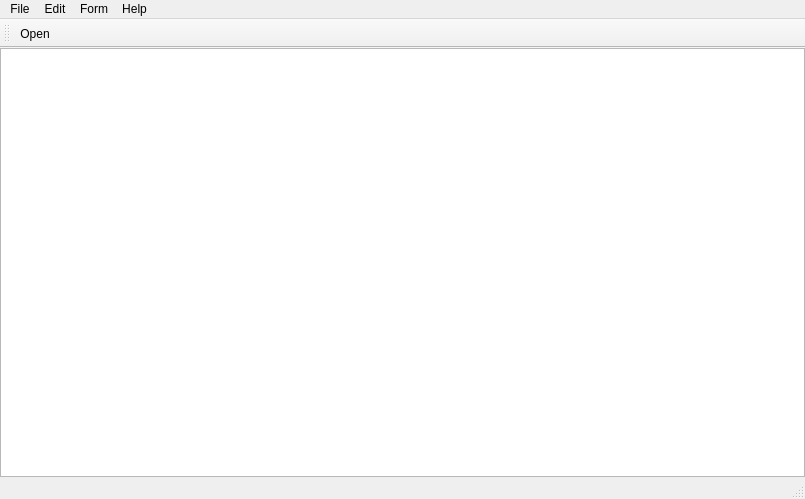
<?xml version="1.0" encoding="UTF-8"?>
<ui version="4.0">
 <class>MainWindow</class>
 <widget class="QMainWindow" name="MainWindow">
  <property name="geometry">
   <rect>
    <x>0</x>
    <y>0</y>
    <width>805</width>
    <height>499</height>
   </rect>
  </property>
  <property name="windowTitle">
   <string>MainWindow</string>
  </property>
  <widget class="QWidget" name="centralwidget">
   <layout class="QHBoxLayout" name="horizontalLayout">
    <property name="leftMargin">
     <number>0</number>
    </property>
    <property name="topMargin">
     <number>0</number>
    </property>
    <property name="rightMargin">
     <number>0</number>
    </property>
    <property name="bottomMargin">
     <number>0</number>
    </property>
    <item>
     <widget class="QPlainTextEdit" name="plain_te"/>
    </item>
   </layout>
  </widget>
  <widget class="QMenuBar" name="menubar">
   <property name="geometry">
    <rect>
     <x>0</x>
     <y>0</y>
     <width>805</width>
     <height>21</height>
    </rect>
   </property>
   <widget class="QMenu" name="menuFile">
    <property name="title">
     <string>File</string>
    </property>
    <addaction name="actionNew"/>
    <addaction name="actionOpen"/>
    <addaction name="actionSave"/>
    <addaction name="actionSave_as"/>
    <addaction name="separator"/>
    <addaction name="actionExit"/>
   </widget>
   <widget class="QMenu" name="menuEdit">
    <property name="title">
     <string>Edit</string>
    </property>
    <addaction name="actionUn_do"/>
    <addaction name="separator"/>
    <addaction name="actionCut"/>
    <addaction name="actionCopy"/>
    <addaction name="actionPaste"/>
    <addaction name="actionDelete"/>
    <addaction name="separator"/>
    <addaction name="actionSelect_all"/>
   </widget>
   <widget class="QMenu" name="menuForm">
    <property name="title">
     <string>Form</string>
    </property>
    <widget class="QMenu" name="menuFont">
     <property name="title">
      <string>Font...</string>
     </property>
    </widget>
    <addaction name="menuFont"/>
    <addaction name="separator"/>
   </widget>
   <widget class="QMenu" name="menuHelp">
    <property name="title">
     <string>Help</string>
    </property>
   </widget>
   <addaction name="menuFile"/>
   <addaction name="menuEdit"/>
   <addaction name="menuForm"/>
   <addaction name="menuHelp"/>
  </widget>
  <widget class="QStatusBar" name="statusbar"/>
  <widget class="QToolBar" name="toolBar">
   <property name="windowTitle">
    <string>toolBar</string>
   </property>
   <attribute name="toolBarArea">
    <enum>TopToolBarArea</enum>
   </attribute>
   <attribute name="toolBarBreak">
    <bool>false</bool>
   </attribute>
   <addaction name="actionOpen"/>
  </widget>
  <action name="actionNew">
   <property name="text">
    <string>New</string>
   </property>
  </action>
  <action name="actionOpen">
   <property name="icon">
    <iconset>
     <normaloff>../../../Users/Administrator/Pictures/화면 캡처 2023-12-27 123141.png</normaloff>../../../Users/Administrator/Pictures/화면 캡처 2023-12-27 123141.png</iconset>
   </property>
   <property name="text">
    <string>Open...</string>
   </property>
   <property name="shortcut">
    <string>Ctrl+O</string>
   </property>
  </action>
  <action name="actionSave">
   <property name="text">
    <string>Save</string>
   </property>
   <property name="shortcut">
    <string>Ctrl+S</string>
   </property>
  </action>
  <action name="actionSave_as">
   <property name="text">
    <string>Save as...</string>
   </property>
   <property name="shortcut">
    <string>Ctrl+Shift+S</string>
   </property>
  </action>
  <action name="actionExit">
   <property name="text">
    <string>Exit</string>
   </property>
  </action>
  <action name="actionUn_do">
   <property name="text">
    <string>Un do</string>
   </property>
   <property name="shortcut">
    <string>Ctrl+Z</string>
   </property>
  </action>
  <action name="actionCut">
   <property name="text">
    <string>Cut</string>
   </property>
   <property name="shortcut">
    <string>Ctrl+X</string>
   </property>
  </action>
  <action name="actionCopy">
   <property name="text">
    <string>Copy</string>
   </property>
   <property name="shortcut">
    <string>Ctrl+C</string>
   </property>
  </action>
  <action name="actionPaste">
   <property name="text">
    <string>Paste</string>
   </property>
   <property name="shortcut">
    <string>Ctrl+V</string>
   </property>
  </action>
  <action name="actionDelete">
   <property name="text">
    <string>Delete</string>
   </property>
   <property name="shortcut">
    <string/>
   </property>
  </action>
  <action name="actionSelect_all">
   <property name="text">
    <string>Select all</string>
   </property>
   <property name="shortcut">
    <string>Ctrl+A</string>
   </property>
  </action>
  <action name="actiontext">
   <property name="text">
    <string>text</string>
   </property>
  </action>
 </widget>
 <resources/>
 <connections/>
</ui>
